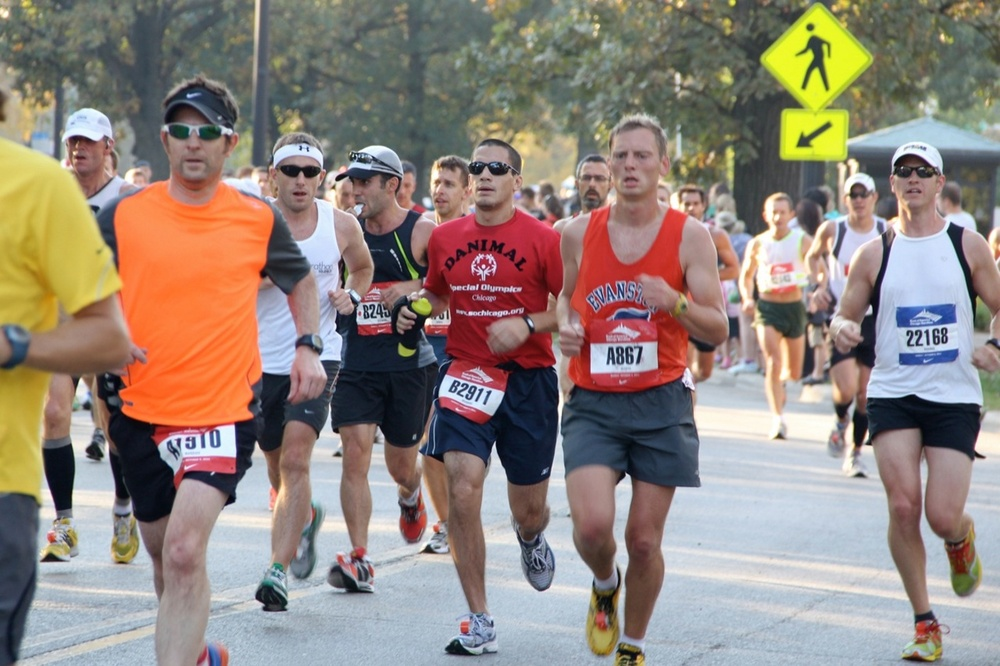
%> input picture Homework 5/My Code/data/test0.jpg, 1000 x 666 px, shrunk from 1408 x 938 before the run
$ octave test.m   (GNU Octave 9; MATLAB toolbox functions it lacks are replaced by stand-ins)
%> lines starting %> are read from the running program, lines starting %| are printed output that depends on the picture
### Homework 5/My Code/code/mygradient.m
function [mag,ori] = mygradient(I)
%
% compute image gradient magnitude and orientation at each pixel
%

%% Create the gradient filter
filt = [-1, 0, 1];

%% Find the horizontal and vertical gradients
gradx = imfilter(I, filt, 'replicate', 'same');
grady = imfilter(I, filt', 'replicate', 'same');

%% Compute the magnitude and orientation of the gradient
mag = sqrt(gradx.^2 + grady.^2);

% Compute the directions in (-pi, pi] range
ori = atan2(grady, gradx);

end

### Homework 5/My Code/code/test.m
clc;
close all;

% List of test images
images = [ 'test0.jpg'
           'test1.jpg'  ];

for i = 1 : size(images, 1)

    % Load the test image
    I = imread(['../data/' images(i, :)]);
%> I is the input picture: size 666x1000x3 uint8; mean R, G, B 145.7, 132.8, 124.4

    % Convert the test image to grayscale
    I = rgb2gray(I);
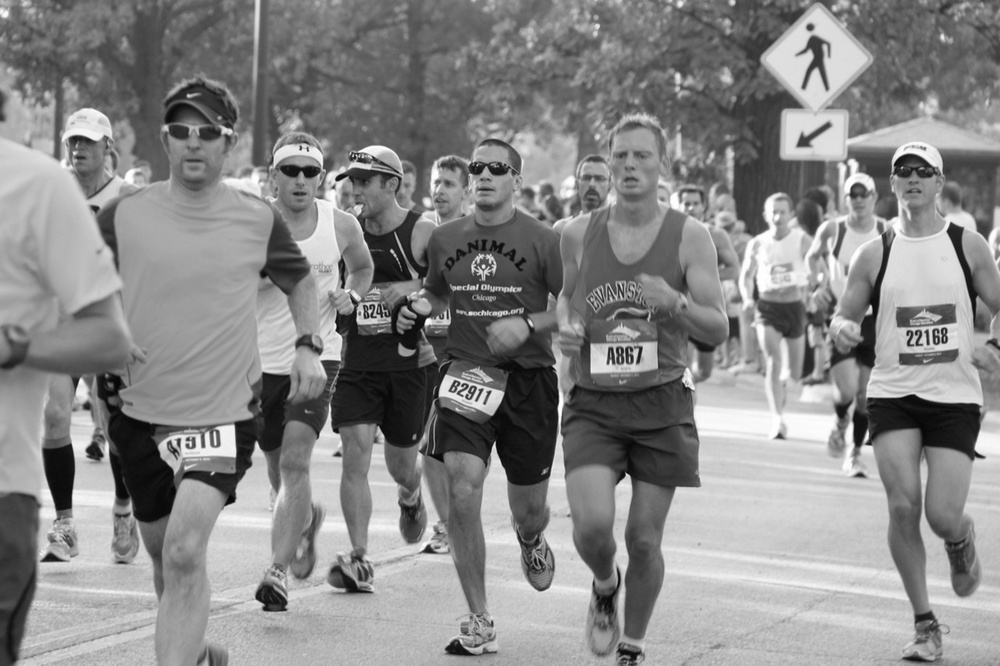
%> I: size 666x1000 uint8; min 3, max 255, mean 135.7

    % Compute gradient magnitude and orientation images
    [mag, ori] = mygradient(I);
%> in mygradient, `gradx = imfilter(I, filt, 'replicate', 'same');`:
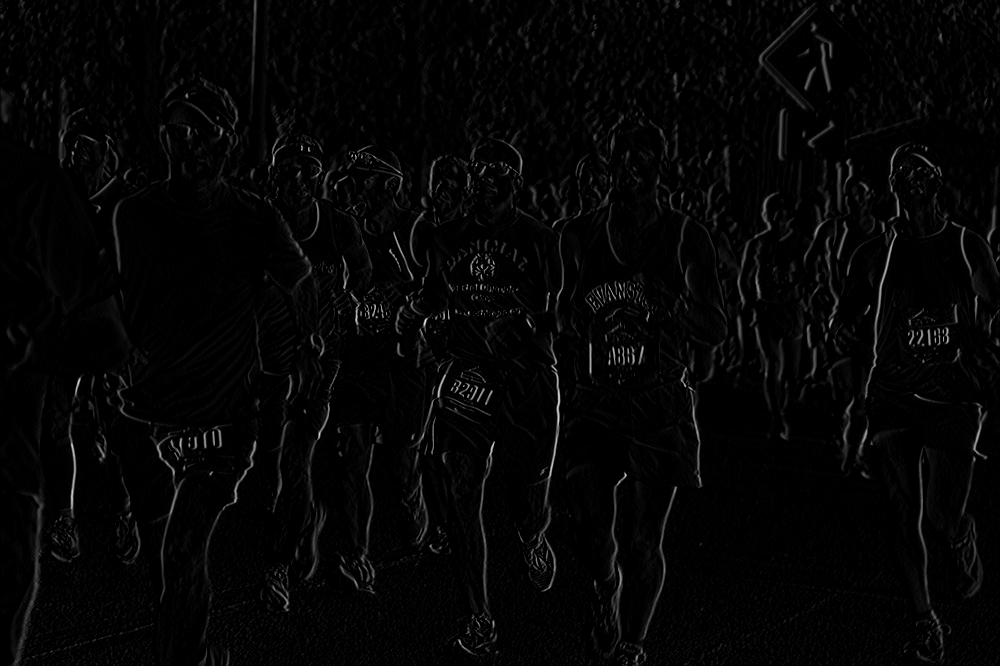
%> gradx: size 666x1000 uint8; min 0, max 234, mean 5.2
%> in mygradient, `grady = imfilter(I, filt', 'replicate', 'same');`:
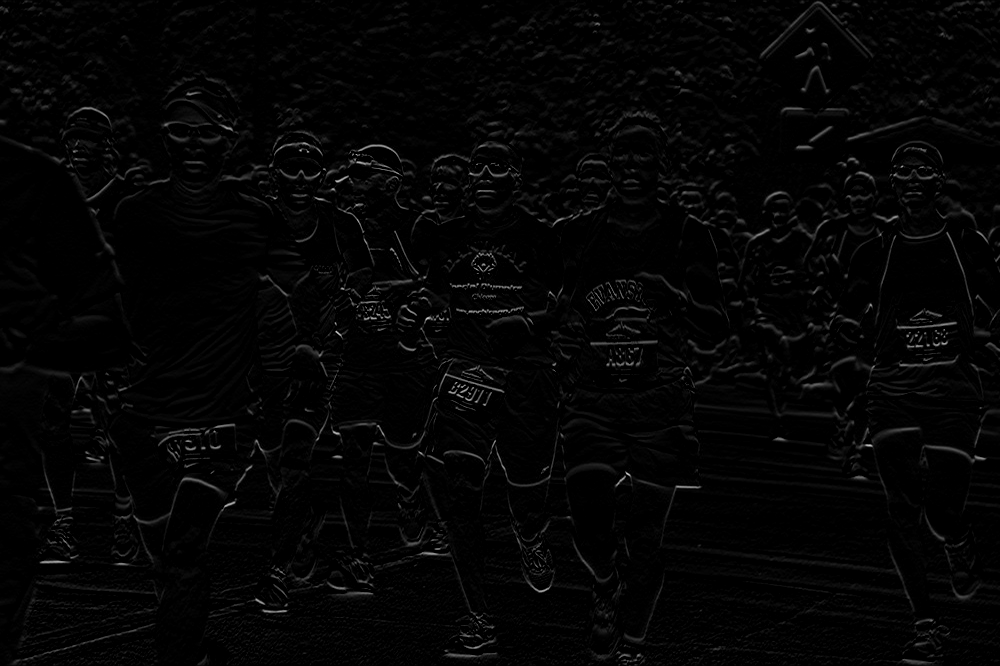
%> grady: size 666x1000 uint8; min 0, max 204, mean 4.7
%> in mygradient, `mag = sqrt(gradx.^2 + grady.^2);`:
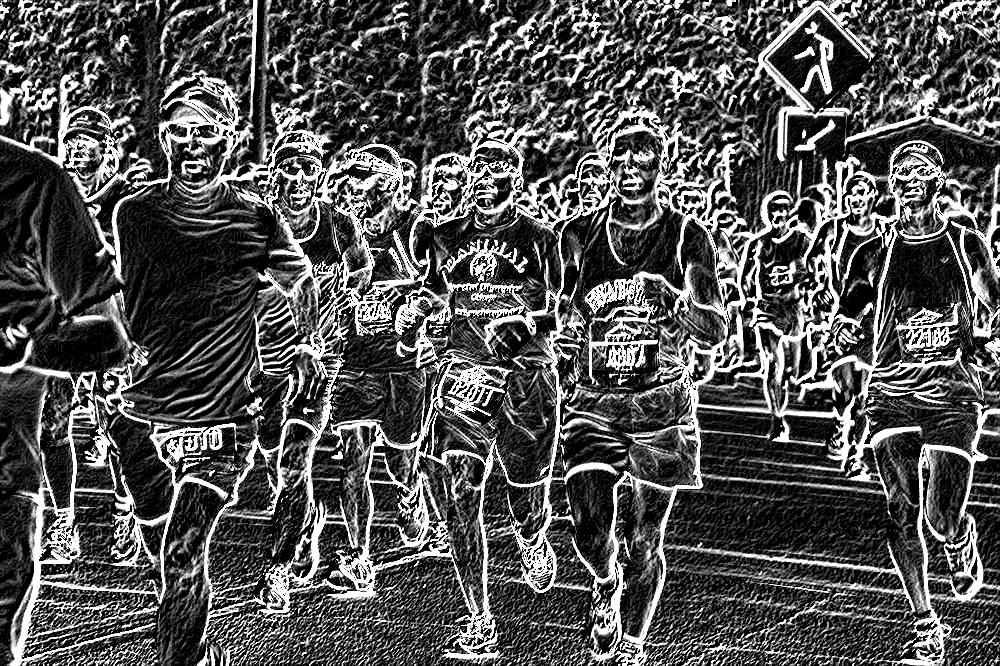
%> mag: size 666x1000 double; min 0, max 15.97, mean 5.24; drawn with min black and max white
%> in mygradient, `ori = atan2(grady, gradx);`:
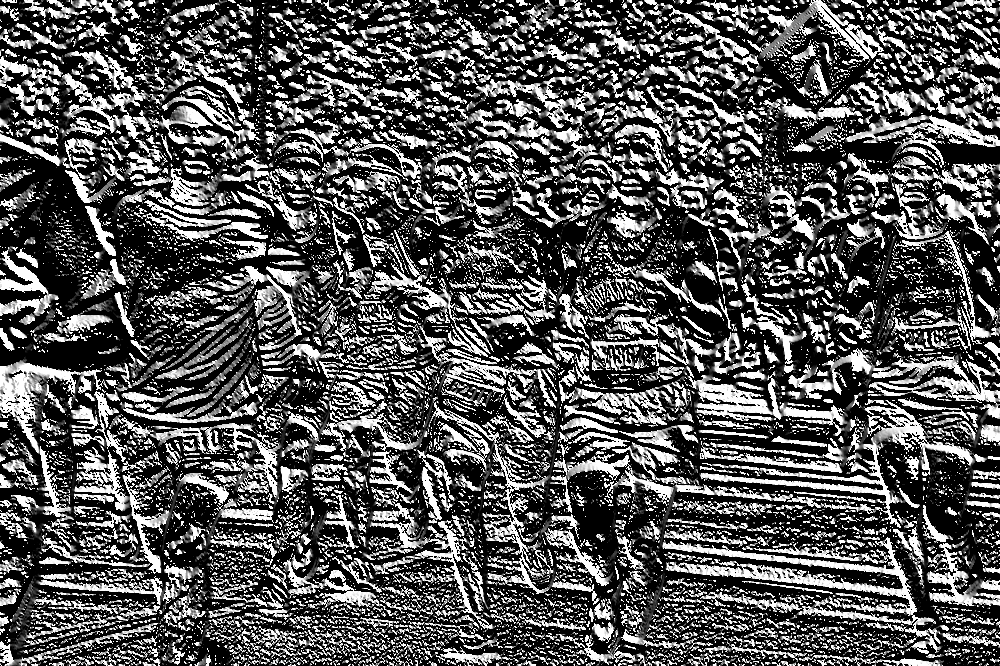
%> ori: size 666x1000 double; min 0, max 1.57, mean 0.532; drawn with min black and max white

    % Visualize the magnitude
    figure;
    colormap('gray');
    imagesc(mag);
    axis off;
    title(['Gradient Magnitude of ' images(i, :)]);


    % Visualize the orientation
    figure;
    colormap('gray');
    imagesc(ori);
    axis off;
    title(['Gradient Orientation of ' images(i, :)]);

end
%> pass 2 of the loop `for i = 1 : size(images, 1)`:
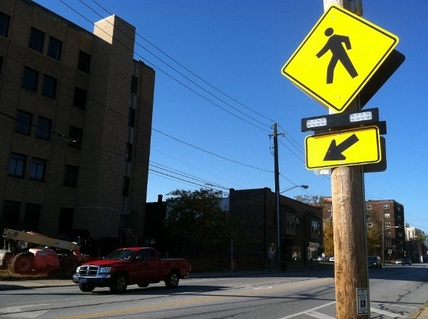
%> input picture Homework 5/My Code/data/test1.jpg, 428 x 319 px, shrunk from 602 x 449 before the run
%> I is the input picture: size 319x428x3 uint8; mean R, G, B 70.4, 88.7, 97.4
%> I: size 319x428 uint8
%> gradx: size 319x428 uint8
%> grady: size 319x428 uint8
%> in mygradient (call 2), `mag = sqrt(gradx.^2 + grady.^2);`:
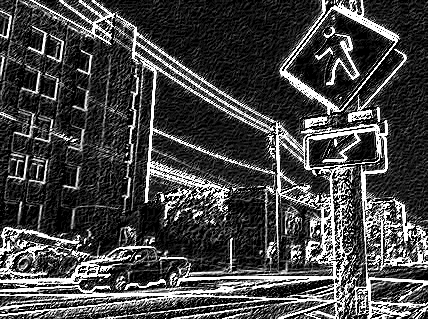
%> mag: size 319x428 double; min 0, max 15.97, mean 4.44; drawn with min black and max white
%> in mygradient (call 2), `ori = atan2(grady, gradx);`:
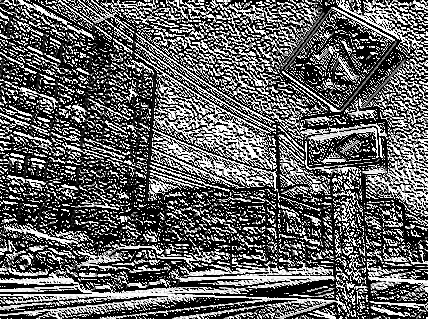
%> ori: size 319x428 double; min 0, max 1.57, mean 0.607; drawn with min black and max white
